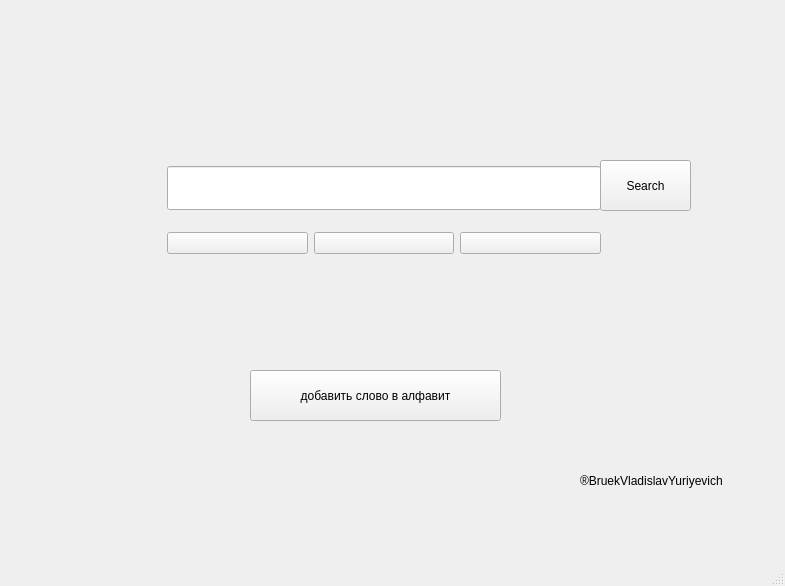
<?xml version="1.0" encoding="UTF-8"?>
<ui version="4.0">
 <class>MainWindow</class>
 <widget class="QMainWindow" name="MainWindow">
  <property name="geometry">
   <rect>
    <x>0</x>
    <y>0</y>
    <width>785</width>
    <height>586</height>
   </rect>
  </property>
  <property name="windowTitle">
   <string>MainWindow</string>
  </property>
  <widget class="QWidget" name="centralwidget">
   <widget class="QLabel" name="label_2">
    <property name="geometry">
     <rect>
      <x>150</x>
      <y>50</y>
      <width>481</width>
      <height>101</height>
     </rect>
    </property>
    <property name="layoutDirection">
     <enum>Qt::LeftToRight</enum>
    </property>
    <property name="text">
     <string/>
    </property>
    <property name="pixmap">
     <pixmap resource="resurce.qrc">:/Pictures/google2.png</pixmap>
    </property>
    <property name="alignment">
     <set>Qt::AlignCenter</set>
    </property>
   </widget>
   <widget class="QPushButton" name="pushButton_2">
    <property name="geometry">
     <rect>
      <x>250</x>
      <y>370</y>
      <width>251</width>
      <height>51</height>
     </rect>
    </property>
    <property name="text">
     <string>добавить слово в алфавит</string>
    </property>
   </widget>
   <widget class="QWidget" name="gridLayoutWidget">
    <property name="geometry">
     <rect>
      <x>110</x>
      <y>150</y>
      <width>491</width>
      <height>121</height>
     </rect>
    </property>
    <layout class="QGridLayout" name="gridLayout">
     <item row="1" column="3">
      <widget class="QPushButton" name="pushButton1_3">
       <property name="text">
        <string/>
       </property>
      </widget>
     </item>
     <item row="1" column="1">
      <widget class="QPushButton" name="pushButton">
       <property name="text">
        <string/>
       </property>
      </widget>
     </item>
     <item row="1" column="2">
      <widget class="QPushButton" name="pushButton1_2">
       <property name="text">
        <string/>
       </property>
      </widget>
     </item>
     <item row="0" column="0">
      <widget class="QLabel" name="label">
       <property name="enabled">
        <bool>true</bool>
       </property>
       <property name="sizePolicy">
        <sizepolicy hsizetype="Fixed" vsizetype="Fixed">
         <horstretch>0</horstretch>
         <verstretch>0</verstretch>
        </sizepolicy>
       </property>
       <property name="minimumSize">
        <size>
         <width>13</width>
         <height>13</height>
        </size>
       </property>
       <property name="maximumSize">
        <size>
         <width>51</width>
         <height>44</height>
        </size>
       </property>
       <property name="text">
        <string/>
       </property>
       <property name="pixmap">
        <pixmap resource="resurce.qrc">:/Pictures/DA.png</pixmap>
       </property>
       <property name="scaledContents">
        <bool>false</bool>
       </property>
       <property name="alignment">
        <set>Qt::AlignRight|Qt::AlignTrailing|Qt::AlignVCenter</set>
       </property>
       <property name="wordWrap">
        <bool>false</bool>
       </property>
      </widget>
     </item>
     <item row="0" column="1" colspan="3">
      <widget class="QLineEdit" name="lineEdit">
       <property name="sizePolicy">
        <sizepolicy hsizetype="Minimum" vsizetype="Minimum">
         <horstretch>0</horstretch>
         <verstretch>0</verstretch>
        </sizepolicy>
       </property>
      </widget>
     </item>
    </layout>
   </widget>
   <widget class="QPushButton" name="pushButton_3">
    <property name="geometry">
     <rect>
      <x>600</x>
      <y>160</y>
      <width>91</width>
      <height>51</height>
     </rect>
    </property>
    <property name="text">
     <string>Search</string>
    </property>
   </widget>
   <widget class="QLabel" name="label_3">
    <property name="geometry">
     <rect>
      <x>580</x>
      <y>460</y>
      <width>181</width>
      <height>41</height>
     </rect>
    </property>
    <property name="text">
     <string>®BruekVladislavYuriyevich</string>
    </property>
   </widget>
  </widget>
  <widget class="QMenuBar" name="menubar">
   <property name="geometry">
    <rect>
     <x>0</x>
     <y>0</y>
     <width>785</width>
     <height>25</height>
    </rect>
   </property>
  </widget>
  <widget class="QStatusBar" name="statusbar"/>
 </widget>
 <resources>
  <include location="resurce.qrc"/>
 </resources>
 <connections/>
</ui>
